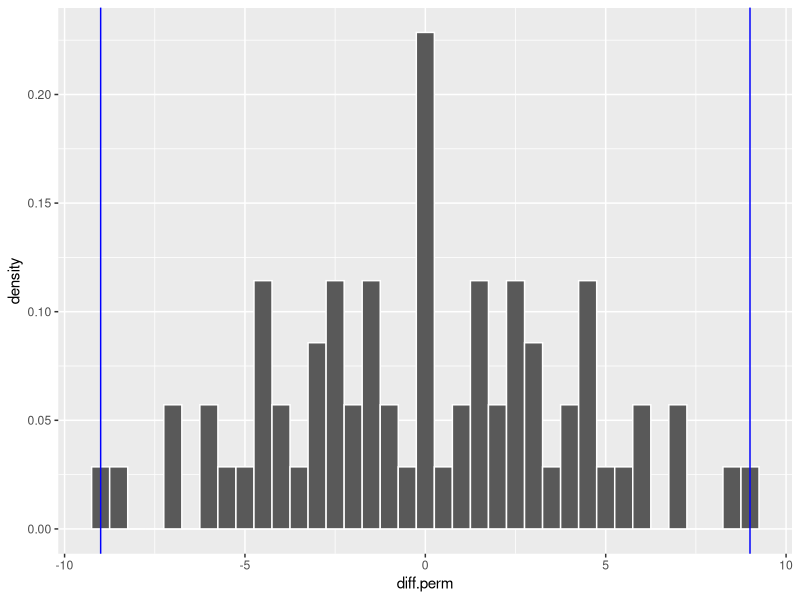
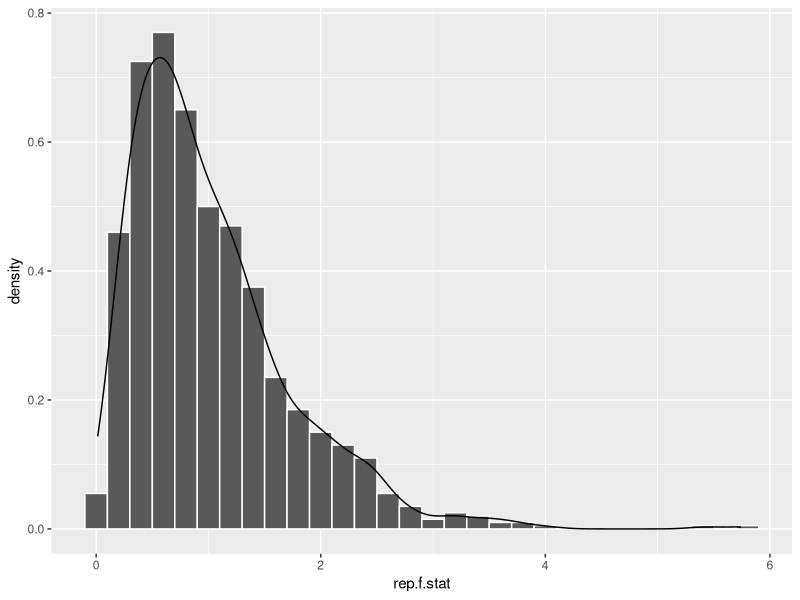

Recreate these plots in R, in order.
## ---- chunk 1
control <- c(12, 17, 14, 9)
drug <- c(23, 18, 26, 21)

diff.mean <- mean(control) - mean(drug)

library(gtools)

Z <- c(control, drug)

perm <- combinations(8,4)

diff.perm <- numeric(nrow(perm))

for(i in 1:nrow(perm)){
	diff.perm[i] <- mean(Z[perm[i, ]]) - mean(Z[-perm[i, ]]) 
}

asl <- mean(abs(diff.perm) >= abs(diff.mean))

## ---- chunk 2
library(ggplot2)

ggplot(data.frame(diff.perm)) +
	geom_histogram(mapping = aes(x = diff.perm, y = stat(density)), color = "white", binwidth = 0.5) +
	geom_vline(xintercept = diff.mean, color = "blue") +
	geom_vline(xintercept = -diff.mean, color = "blue")
## ---- chunk 3
factorial(71) / (factorial(12)^3 * factorial(10) * factorial(11) * factorial(14))
## ---- chunk 4
# for the F statistics we basicaly have our sample weight VALUES gouped in different GROUPS according to diet
# thus for aov that computes the F statistcs we specify both as the aov(VALUES ~ GROUP) 
aov.chicks <- aov(chickwts$weight ~ chickwts$feed)
summary(aov.chicks)

library(broom)
# tidy enables us to see the names of various values given in a test
tidy(aov.chicks)
## ---- chunk 5
set.seed(102)
nreps <- 1000

rep.f.stat <- replicate(nreps, {
	group_sample <- sample(chickwts$feed)
	aov_rep <- aov(chickwts$weight ~ group_sample)
	tidy(aov_rep)$statistic[1]
})
## ---- chunk 6
library(ggplot2)

ggplot(data.frame(rep.f.stat), aes(x = rep.f.stat)) +
	geom_histogram(aes(y = stat(density)), color = "white", binwidth = 0.2) +
	geom_density(aes(y = stat(density)))
## ---- chunk 7
(f.stat <- summary(aov.chicks)[[1]][1, "F value"])
# calculate how many of the samples results have value greater than the given one
# get the probability (p-value) by dividing with the number of samples
(p.val.approx <- sum(abs(rep.f.stat) > abs(f.stat)) / nreps)
## ---- chunk 8
weight.soybean <- chickwts$weight[chickwts$feed == "soybean"]
weight.linseed <- chickwts$weight[chickwts$feed == "linseed"]
ecdf.soy <- ecdf(weight.soybean)
ecdf.linseed <- ecdf(weight.linseed)

# find the maximum difference between the two ecdfs
# no duplicate elements with unique
weights <- sort(unique(c(weight.soybean, weight.linseed)))
ecdf.diffs <- abs(ecdf.soy(weights) - ecdf.linseed(weights))
max(ecdf.diffs)
